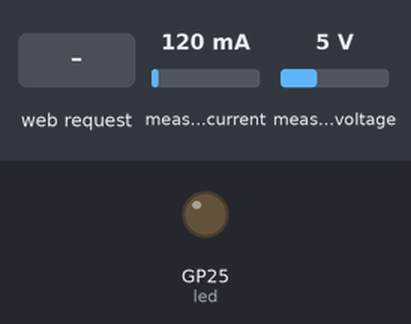
The program below on a simulated Raspberry Pi Pico running MicroPython. Shown: output pins drawn as LEDs (lit = HIGH). The test bench sets the inputs (shaded band); at power-on: measured current 120 mA, measured voltage 5 V. Files the program writes start out absent; the board's own WiFi access point starts at once; what the program prints to the serial console is not drawn.

Above: at 1.2 s.
1.3 s: measured current set to 40 mA
At 3.1 s:
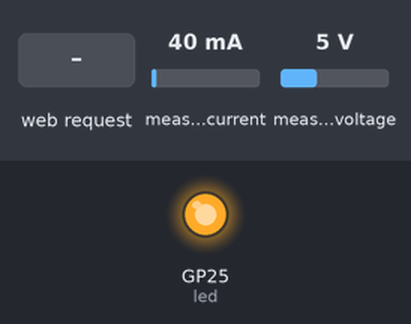
3.7 s: HTTP request GET / received
Timing chart, 0 to 6.7 s (numbered marks = the images above; inputs shaded):
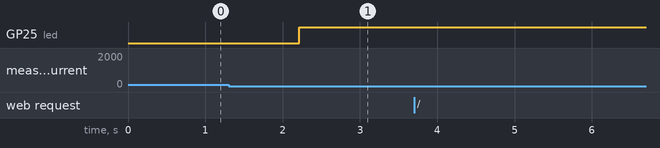

The program:

josie_main.py
```python
"""
Network Poetics Captive Portal — Josie Edition
MicroPython - Raspberry Pi Pico W

INA219 current sensor detects plasma ball touch → enables WiFi AP.
WiFi is OFF at boot; touching the plasma ball activates the network.

── Wiring ────────────────────────────────────────────────────────────────────
  INA219 SDA  → GP6     (I2C1 — avoids conflict with SPI0 SD card on GP2-5)
  INA219 SCL  → GP7
  INA219 VCC  → 3.3V
  INA219 GND  → GND
  INA219 VIN+ → wire taped/wrapped to the outer glass of the plasma ball
  INA219 VIN- → GND    (onboard 0.1Ω shunt sits between VIN- and GND)

  When a hand touches the ball the induced current through the sensing wire
  rises above TOUCH_THRESHOLD_MA and the AP activates.  Remove your hand and
  after AP_TIMEOUT_S of inactivity the AP shuts back down.

── Tuning ────────────────────────────────────────────────────────────────────
  TOUCH_THRESHOLD_MA  (default 0.5 mA)
    The current level that counts as a touch.  The plasma ball produces a
    small baseline current even when idle; this value must sit above that
    noise floor but below what you see when a hand is on the glass.

    How to dial it in:
    1. Open a serial console (mpremote connect / Thonny REPL).
    2. The touch_monitor loop prints the live mA reading on every event.
    3. Note the idle reading (no hand) and the touched reading (hand on ball).
    4. Set TOUCH_THRESHOLD_MA to roughly halfway between the two values.
    5. TOUCH_HYSTERESIS_MA is the dead-band around that threshold — increase
       it if the AP flickers on/off at the boundary (default 0.2 mA).

    If the gap between idle and touched is too small to threshold reliably,
    swap the onboard 0.1 Ω shunt resistor for a larger value (1 Ω–10 Ω) and
    update the INA219(i2c, shunt_ohms=…) call below.  A bigger shunt creates
    a larger voltage drop for the same current, improving resolution.

  AP_TIMEOUT_S  (default 30 s)
    How many seconds the WiFi AP stays on after the last touch event before
    shutting itself back down.  Tune this to taste:
      • Short  (5–10 s)  — AP disappears quickly after release; more private.
      • Medium (30–60 s) — gives visitors time to connect and load the page.
      • Long   (300 s+)  — effectively "stays on for the whole performance".
    Set to a very large number (e.g. 999999) to keep the AP on indefinitely
    once triggered for the first time.
──────────────────────────────────────────────────────────────────────────────
"""

import uasyncio as asyncio
import machine
import network
import os
import struct
import utime
from phew import dns

# ── Configuration ─────────────────────────────────────────────────────────────
AP_SSID     = "networkPoetics"
AP_PASSWORD = "poetics123"

# INA219 I2C bus (I2C1)
INA219_SDA  = 6
INA219_SCL  = 7
INA219_ADDR = 0x40          # default address: A0=GND, A1=GND

# Touch detection
TOUCH_THRESHOLD_MA  = 0.5   # mA  — absolute current above this = touch
TOUCH_HYSTERESIS_MA = 0.2   # mA  — prevents rapid on/off toggling
POLL_INTERVAL_MS    = 100   # ms  — sensor polling rate

# How long (seconds) the AP stays on after the last touch event
AP_TIMEOUT_S = 30

# Debounce: consecutive samples required to confirm touch ON / touch OFF.
# The plasma ball signal is pulsed, so a single sample is not reliable.
# Raise these numbers if the AP still flickers; lower them for faster response.
TOUCH_CONFIRM_SAMPLES  = 3   # samples above threshold  → declare "touched"
RELEASE_CONFIRM_SAMPLES = 8  # samples below threshold  → declare "released"

# SD card SPI pins (unchanged from main.py)
SD_SCK  = 2
SD_MOSI = 3
SD_MISO = 4
SD_CS   = 5

# ── INA219 driver ─────────────────────────────────────────────────────────────
class INA219:
    """Minimal INA219 I2C current/power sensor driver for MicroPython.

    Default calibration targets ±2 A full-scale with a 0.1 Ω shunt.
    Pass shunt_ohms to match whatever shunt resistor you are using.
    """
    _REG_CONFIG  = 0x00
    _REG_SHUNT   = 0x01
    _REG_BUS     = 0x02
    _REG_CALIB   = 0x05
    _REG_CURRENT = 0x04

    def __init__(self, i2c, addr=0x40, shunt_ohms=0.1):
        self._i2c        = i2c
        self._addr       = addr
        self._shunt_ohms = shunt_ohms
        self._calibrate()

    def _write_reg(self, reg, value):
        self._i2c.writeto_mem(self._addr, reg, struct.pack('>H', value))

    def _read_reg(self, reg):
        data = self._i2c.readfrom_mem(self._addr, reg, 2)
        return struct.unpack('>H', data)[0]

    def _calibrate(self):
        # current_lsb = 0.1 mA/bit  →  max current = 3.2767 A
        self._current_lsb = 0.0001   # A/bit
        calib = int(0.04096 / (self._current_lsb * self._shunt_ohms))
        self._write_reg(self._REG_CALIB, calib)
        # Config: 32 V bus, ±320 mV shunt PGA, 12-bit ADC, continuous mode
        self._write_reg(self._REG_CONFIG, 0x399F)

    def current_ma(self):
        """Return signed current in milliamps."""
        raw = self._read_reg(self._REG_CURRENT)
        if raw > 32767:
            raw -= 65536
        return raw * self._current_lsb * 1000.0

    def shunt_voltage_mv(self):
        """Return shunt voltage in millivolts (useful for direct threshold tuning)."""
        raw = self._read_reg(self._REG_SHUNT)
        if raw > 32767:
            raw -= 65536
        return raw * 0.01   # 10 µV/bit → mV

    def bus_voltage_v(self):
        """Return bus voltage in volts."""
        raw = self._read_reg(self._REG_BUS)
        return (raw >> 3) * 0.004   # 4 mV/bit

# ── Hardware init ─────────────────────────────────────────────────────────────
led = machine.Pin("LED", machine.Pin.OUT)
led.off()

# INA219 on I2C1
i2c = machine.I2C(1, sda=machine.Pin(INA219_SDA), scl=machine.Pin(INA219_SCL), freq=400_000)

ina = None
try:
    ina = INA219(i2c, addr=INA219_ADDR)
    print(f"INA219 ready on I2C1 (GP{INA219_SDA}/GP{INA219_SCL})")
    print(f"  bus={ina.bus_voltage_v():.3f} V  shunt={ina.shunt_voltage_mv():.3f} mV  "
          f"current={ina.current_ma():.3f} mA")
except Exception as e:
    print(f"INA219 init failed: {e}")
    print("Touch detection disabled — AP will start immediately as fallback.")

# ── SD Card ───────────────────────────────────────────────────────────────────
SD_MOUNTED = False
try:
    import sdcard
    spi = machine.SPI(0, baudrate=20_000_000, polarity=0, phase=0,
                      sck=machine.Pin(SD_SCK),
                      mosi=machine.Pin(SD_MOSI),
                      miso=machine.Pin(SD_MISO))
    sd = sdcard.SDCard(spi, machine.Pin(SD_CS))
    os.mount(os.VfsFat(sd), "/sd")
    SD_MOUNTED = True
    print("SD card mounted at /sd")
except Exception as e:
    print(f"No SD card (continuing without): {e}")

# ── WiFi AP (starts inactive) ─────────────────────────────────────────────────
ap_wlan    = network.WLAN(network.AP_IF)
ap_active  = False
dns_started = False
ip          = "192.168.4.1"   # Pico W default AP address

async def _bring_up_ap():
    """Activate the WiFi AP interface and wait until it has a valid IP."""
    global ip
    ap_wlan.active(True)
    if AP_PASSWORD:
        ap_wlan.config(ssid=AP_SSID, password=AP_PASSWORD, security=4)  # WPA2
    else:
        ap_wlan.config(ssid=AP_SSID, security=0)                        # open
    # Poll until the interface assigns itself an IP (avoids NoneType crash)
    for _ in range(30):  # up to 3 seconds
        cfg = ap_wlan.ifconfig()
        if cfg[0] and cfg[0] != "0.0.0.0":
            ip = cfg[0]
            return
        await asyncio.sleep_ms(100)
    ip = "192.168.4.1"  # fallback if ifconfig never settles

def _bring_down_ap():
    """Deactivate the WiFi AP interface."""
    ap_wlan.active(False)

# ── MIME types ────────────────────────────────────────────────────────────────
MIME = {
    ".html": "text/html; charset=utf-8",
    ".css":  "text/css",
    ".js":   "text/javascript",
    ".json": "application/json",
    ".txt":  "text/plain",
    ".ico":  "image/x-icon",
    ".svg":  "image/svg+xml",
    ".jpg":  "image/jpeg",
    ".jpeg": "image/jpeg",
    ".png":  "image/png",
    ".gif":  "image/gif",
    ".webp": "image/webp",
    ".mp4":  "video/mp4",
    ".webm": "video/webm",
    ".mp3":  "audio/mpeg",
    ".wav":  "audio/wav",
    ".pdf":  "application/pdf",
}

CHUNK_SIZE = 8192

CAPTIVE_PATHS = frozenset([
    "/generate_204", "/gen_204",
    "/connecttest.txt", "/ncsi.txt",
    "/hotspot-detect.html",
    "/success.txt", "/library/test/success.html",
])

FALLBACK_HTML = b"""<!DOCTYPE html>
<html>
<head>
  <meta charset="UTF-8">
  <meta name="viewport" content="width=device-width, initial-scale=1.0">
  <title>networkPoetics</title>
  <style>
    body { font-family: monospace; margin: 0;
           background: linear-gradient(135deg,#1e3c72,#7e22ce);
           color: #fff; min-height: 100vh;
           display: flex; align-items: center; justify-content: center; }
    div  { text-align: center; padding: 2em; }
    h1   { font-size: 2.5em; margin-bottom: 0.5em; }
    p    { opacity: 0.8; }
    code { background: rgba(0,0,0,0.3); padding: 2px 8px; border-radius: 4px; }
  </style>
</head>
<body>
  <div>
    <h1>networkPoetics</h1>
    <p>Upload your index.html to customise this page:</p>
    <p><code>mpremote cp index.html :index.html</code></p>
  </div>
</body>
</html>"""

# ── File helpers ──────────────────────────────────────────────────────────────
def mime_for(path):
    p = path.lower()
    for ext, ct in MIME.items():
        if p.endswith(ext):
            return ct
    return "application/octet-stream"

def find_file(path):
    """Locate a file, return (filepath, mime) or (None, None)."""
    ct = mime_for(path)
    candidates = [f"/remote{path}"]
    if SD_MOUNTED:
        candidates.append(f"/sd{path}")
    candidates.append(path)
    for candidate in candidates:
        try:
            os.stat(candidate)
            return candidate, ct
        except:
            pass
    return None, None

# ── Raw HTTP helpers ──────────────────────────────────────────────────────────
async def send(writer, status, content_type, body):
    if isinstance(body, str):
        body = body.encode()
    hdr = (
        f"HTTP/1.1 {status}\r\n"
        f"Content-Type: {content_type}\r\n"
        f"Content-Length: {len(body)}\r\n"
        "Connection: close\r\n"
        "\r\n"
    ).encode()
    writer.write(hdr)
    writer.write(body)
    await writer.drain()

async def send_file(writer, content_type, filepath, range_header=None):
    """Stream a file in chunks. Supports HTTP Range requests for audio/video."""
    size = os.stat(filepath)[6]

    start, end = 0, size - 1
    is_range = False
    if range_header and range_header.startswith("bytes="):
        is_range = True
        r = range_header[6:].split("-")
        start = int(r[0]) if r[0] else 0
        end   = int(r[1]) if len(r) > 1 and r[1] else size - 1
        end   = min(end, size - 1)

    length = end - start + 1
    status = "206 Partial Content" if is_range else "200 OK"
    hdr = (
        f"HTTP/1.1 {status}\r\n"
        f"Content-Type: {content_type}\r\n"
        f"Content-Length: {length}\r\n"
        f"Content-Range: bytes {start}-{end}/{size}\r\n"
        "Accept-Ranges: bytes\r\n"
        "Connection: close\r\n"
        "\r\n"
    ).encode()
    writer.write(hdr)
    await writer.drain()

    with open(filepath, "rb") as f:
        if start:
            f.seek(start)
        remaining = length
        n = 0
        while remaining > 0:
            chunk = f.read(min(CHUNK_SIZE, remaining))
            if not chunk:
                break
            writer.write(chunk)
            remaining -= len(chunk)
            n += 1
            if n % 4 == 0:
                await writer.drain()
        await writer.drain()
    print(f"  streamed {filepath} ({start}-{end}/{size})")

async def send_redirect(writer, location):
    hdr = (
        "HTTP/1.1 302 Found\r\n"
        f"Location: {location}\r\n"
        "Content-Length: 0\r\n"
        "Connection: close\r\n"
        "\r\n"
    ).encode()
    writer.write(hdr)
    await writer.drain()

# ── HTTP request handler ──────────────────────────────────────────────────────
async def handle(reader, writer):
    try:
        line = await asyncio.wait_for(reader.readline(), 5)
        if not line:
            return
        parts = line.decode().split()
        if len(parts) < 2:
            return
        path = parts[1].split("?")[0]

        range_header = None
        while True:
            h = await asyncio.wait_for(reader.readline(), 5)
            if h in (b"\r\n", b"\n", b""):
                break
            hl = h.decode()
            if hl.lower().startswith("range:"):
                range_header = hl.split(":", 1)[1].strip()

        print(f"GET {path}" + (f" [{range_header}]" if range_header else ""))

        if path in CAPTIVE_PATHS:
            await send_redirect(writer, f"http://{ip}/")
            return

        if path in ("/", ""):
            fp, _ = find_file("/index.html")
            if fp:
                await send_file(writer, "text/html; charset=utf-8", fp)
            else:
                await send(writer, "200 OK", "text/html; charset=utf-8", FALLBACK_HTML)
            return

        fp, ct = find_file(path)
        if fp:
            await send_file(writer, ct, fp, range_header)
            return

        fp, _ = find_file("/index.html")
        if fp:
            await send_file(writer, "text/html; charset=utf-8", fp)
        else:
            await send(writer, "200 OK", "text/html; charset=utf-8", FALLBACK_HTML)

    except Exception as e:
        print(f"handler error: {e}")
    finally:
        try:
            writer.close()
            await writer.wait_closed()
        except:
            pass

# ── Touch / AP state machine ──────────────────────────────────────────────────
async def touch_monitor():
    # Poll INA219 and toggle the AP based on plasma ball touch.
    global ap_active, dns_started, ip

    touch_state  = False   # True while finger on ball
    last_touch_t = 0       # monotonic ms timestamp of last touch event

    # If INA219 failed at init, just enable AP immediately as a fallback
    if ina is None:
        print("No INA219 — starting AP immediately (fallback mode).")
        await _bring_up_ap()
        ap_active = True
        led.on()
        dns.run_catchall(ip)
        dns_started = True
        print(f"AP: {AP_SSID}  IP: {ip}")
        return  # exit coroutine — AP stays on permanently

    # ── Baseline calibration ──────────────────────────────────────────────────
    # The plasma ball draws significant idle current; we measure a baseline
    # at startup and look for *delta* from that value, not an absolute level.
    BASELINE_SAMPLES = 20
    print(f"Calibrating baseline over {BASELINE_SAMPLES} samples...")
    samples = []
    for _ in range(BASELINE_SAMPLES):
        try:
            samples.append(ina.current_ma())
        except:
            pass
        await asyncio.sleep_ms(POLL_INTERVAL_MS)
    baseline = sum(samples) / len(samples) if samples else 0.0
    print(f"Baseline: {baseline:.3f} mA  |  Touch delta threshold: ±{TOUCH_THRESHOLD_MA} mA")
    print("Waiting for plasma ball touch to activate WiFi...\n")

    touch_count   = 0   # consecutive samples above threshold
    release_count = 0   # consecutive samples below release threshold

    while True:
        # Read current delta from idle baseline
        try:
            delta = abs(ina.current_ma() - baseline)
        except Exception as e:
            print(f"INA219 read error: {e}")
            await asyncio.sleep_ms(POLL_INTERVAL_MS)
            continue

        now = utime.ticks_ms()

        # ── Waiting for touch ─────────────────────────────────────────────────
        if not touch_state:
            if delta >= TOUCH_THRESHOLD_MA:
                touch_count += 1
                if touch_count >= TOUCH_CONFIRM_SAMPLES:
                    touch_state   = True
                    touch_count   = 0
                    release_count = 0
                    last_touch_t  = now
                    print(f"TOUCH detected  (delta={delta:.3f} mA)")
                    if not ap_active:
                        await _bring_up_ap()
                        ap_active = True
                        led.on()
                        if not dns_started:
                            dns.run_catchall(ip)
                            dns_started = True
                        print(f"AP ON  →  SSID: {AP_SSID}  IP: {ip}")
            else:
                touch_count = 0   # reset — must be consecutive

        # ── Touch is active ───────────────────────────────────────────────────
        else:
            if delta >= (TOUCH_THRESHOLD_MA - TOUCH_HYSTERESIS_MA):
                last_touch_t  = now   # still touching — keep AP timeout fresh
                release_count = 0
            else:
                release_count += 1
                if release_count >= RELEASE_CONFIRM_SAMPLES:
                    touch_state   = False
                    release_count = 0
                    print(f"TOUCH released  (delta={delta:.3f} mA)")

        # ── AP timeout after last touch ───────────────────────────────────────
        if ap_active and not touch_state:
            elapsed_s = utime.ticks_diff(now, last_touch_t) / 1000
            if elapsed_s >= AP_TIMEOUT_S:
                _bring_down_ap()
                ap_active = False
                led.off()
                print(f"AP OFF  (no touch for {AP_TIMEOUT_S}s)")

        await asyncio.sleep_ms(POLL_INTERVAL_MS)

# ── Main loop ─────────────────────────────────────────────────────────────────
async def main():
    # HTTP server always listening; only reachable once AP activates
    srv = await asyncio.start_server(handle, "0.0.0.0", 80, backlog=4)
    print(f"\n{'='*45}")
    print("Network Poetics — Josie Edition")
    print(f"{'='*45}")
    print(f"SSID:     {AP_SSID}")
    print(f"Password: {AP_PASSWORD}")
    print(f"Sensor:   INA219 on I2C1  GP{INA219_SDA}/GP{INA219_SCL}")
    print(f"Timeout:  {AP_TIMEOUT_S}s after last touch")
    print(f"{'='*45}\n")

    asyncio.create_task(touch_monitor())

    while True:
        await asyncio.sleep(1)

asyncio.run(main())
```

Measured:
- after the input at 1.3 s, GP25 (led): LOW → HIGH after 0.92 s
- after the input at 3.7 s, every drawn part: stays the same
